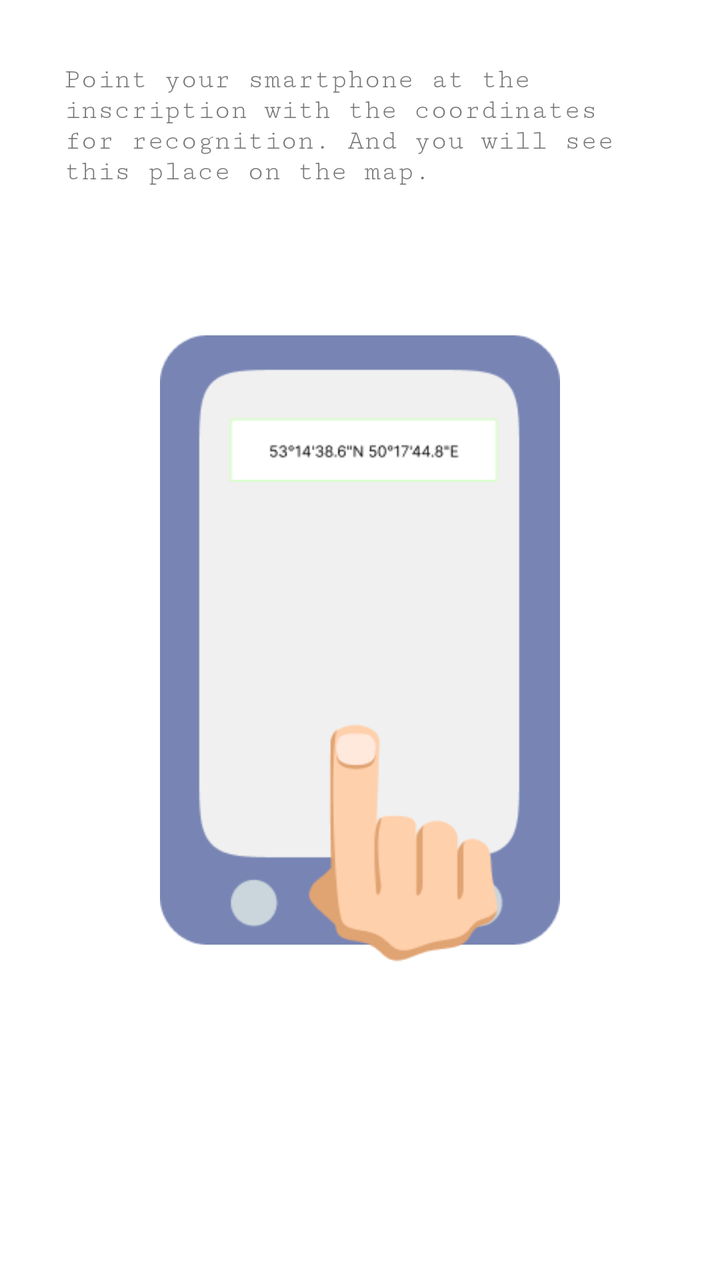
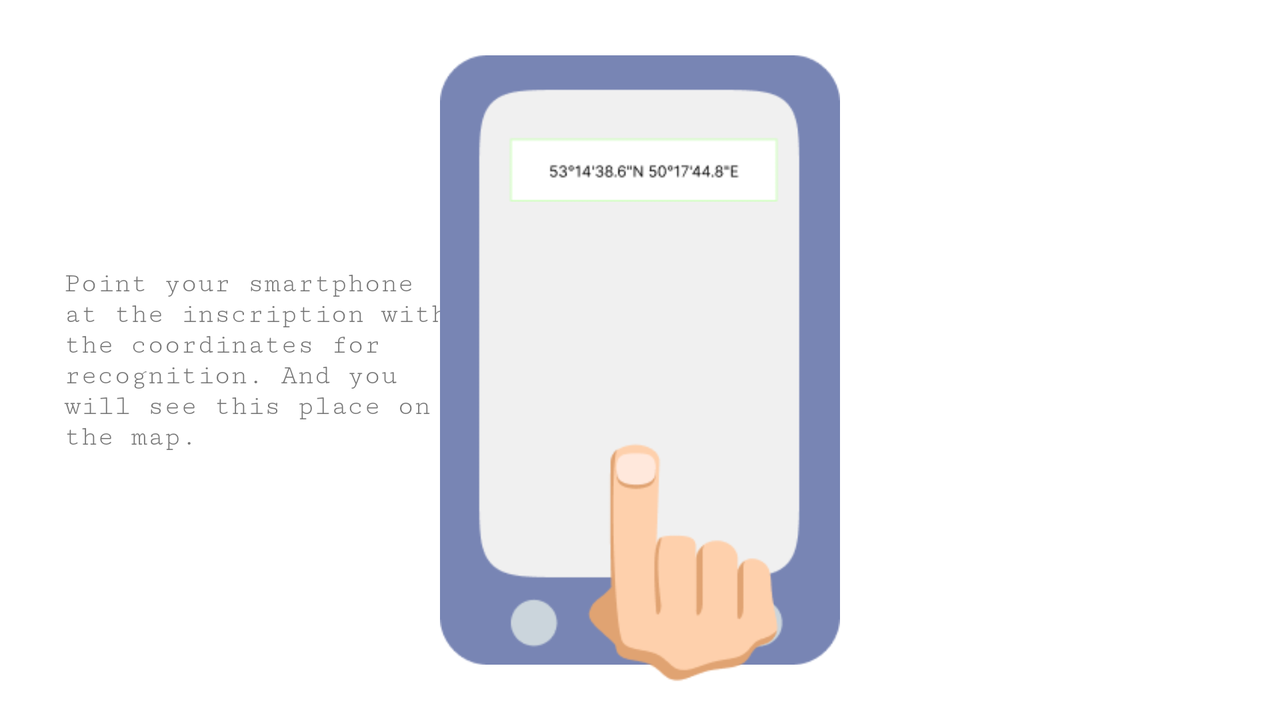

Compare how this app lays out the same screen by default and in its alternative resource folder. The renders come first, then the two layout files and the values they reference.
<!-- AndroidManifest.xml: application theme Theme.WhereIsIt -->
<!-- res/layout/activity_start.xml -->
<?xml version="1.0" encoding="utf-8"?>
<androidx.constraintlayout.widget.ConstraintLayout xmlns:android="http://schemas.android.com/apk/res/android"
    xmlns:app="http://schemas.android.com/apk/res-auto"
    xmlns:tools="http://schemas.android.com/tools"
    android:layout_width="match_parent"
    android:layout_height="match_parent"
    tools:context=".StartActivity">

    <TextView
        android:layout_width="0dp"
        android:layout_height="wrap_content"
        android:layout_marginStart="32dp"
        android:layout_marginTop="32dp"
        android:layout_marginEnd="32dp"
        android:fontFamily="serif-monospace"
        android:text="@string/description"
        app:layout_constraintEnd_toEndOf="parent"
        app:layout_constraintStart_toStartOf="parent"
        app:layout_constraintTop_toTopOf="parent" />

    <ImageView
        android:id="@+id/screen_image"
        android:layout_width="200dp"
        android:layout_height="wrap_content"
        android:src="@drawable/frame_anim"
        app:layout_constraintBottom_toBottomOf="parent"
        app:layout_constraintEnd_toEndOf="parent"
        app:layout_constraintStart_toStartOf="parent"
        app:layout_constraintTop_toTopOf="parent" />

    <ImageView
        android:id="@+id/screen_phone_image"
        android:layout_width="200dp"
        android:layout_height="wrap_content"
        android:src="@drawable/screen_phone"
        app:layout_constraintBottom_toBottomOf="parent"
        app:layout_constraintEnd_toEndOf="parent"
        app:layout_constraintStart_toStartOf="parent"
        app:layout_constraintTop_toTopOf="parent" />


    <ImageView
        android:id="@+id/phone_image"
        android:layout_width="200dp"
        android:layout_height="wrap_content"
        android:src="@drawable/phone"
        app:layout_constraintBottom_toBottomOf="parent"
        app:layout_constraintEnd_toEndOf="parent"
        app:layout_constraintStart_toStartOf="parent"
        app:layout_constraintTop_toTopOf="parent" />

    <ImageView
        android:id="@+id/finder_image"
        android:layout_width="200dp"
        android:layout_height="wrap_content"
        android:src="@drawable/finder_image"
        app:layout_constraintBottom_toBottomOf="parent"
        app:layout_constraintEnd_toEndOf="parent"
        app:layout_constraintStart_toStartOf="parent"
        app:layout_constraintTop_toTopOf="parent" />

    <Button
        android:id="@+id/start_button"
        android:layout_width="wrap_content"
        android:layout_height="wrap_content"
        android:layout_marginBottom="32dp"
        android:text="@string/start"
        android:fontFamily="serif-monospace"
        android:visibility="invisible"
        app:layout_constraintBottom_toBottomOf="parent"
        app:layout_constraintEnd_toEndOf="parent"
        app:layout_constraintHorizontal_bias="0.498"
        app:layout_constraintStart_toStartOf="parent" />


</androidx.constraintlayout.widget.ConstraintLayout>
<!-- resources referenced by this layout -->
<resources>
  <!-- drawable finder_image: png bitmap (drawable, 4898 bytes) -->
  <!-- drawable frame_anim (drawable) -->
  <?xml version="1.0" encoding="utf-8"?>
  <animation-list xmlns:android="http://schemas.android.com/apk/res/android">
      <item
          android:drawable="@drawable/coordinates_text"
          android:duration="2000" />
      <item
          android:drawable="@drawable/recogniz_text"
          android:duration="2000" />
      <item
          android:drawable="@drawable/map_phone"
          android:duration="10000" />
  </animation-list>
  <!-- drawable phone: png bitmap (drawable, 5148 bytes) -->
  <!-- drawable screen_phone: png bitmap (drawable, 3020 bytes) -->
  <string name="description">Point your smartphone at the inscription with the coordinates for recognition. And you will see this place on the map.</string>
  <string name="start">START</string>
  <style name="Theme.WhereIsIt" parent="Theme.MaterialComponents.DayNight.DarkActionBar">
          
          <item name="colorPrimary">@color/purple_500</item>
          <item name="colorPrimaryVariant">@color/purple_700</item>
          <item name="colorOnPrimary">@color/white</item>
          
          <item name="colorSecondary">@color/teal_200</item>
          <item name="colorSecondaryVariant">@color/teal_700</item>
          <item name="colorOnSecondary">@color/black</item>
          
          <item name="android:statusBarColor" tools:targetApi="l">?attr/colorPrimaryVariant</item>
          
      </style>
  <!-- drawable coordinates_text: png bitmap (drawable, 1553 bytes) -->
  <!-- drawable recogniz_text: png bitmap (drawable, 3657 bytes) -->
  <!-- drawable map_phone: png bitmap (drawable, 72862 bytes) -->
  <color name="purple_500">#4CAF50</color>
  <color name="purple_700">#009688</color>
  <color name="white">#FFFFFFFF</color>
  <color name="teal_200">#FF03DAC5</color>
  <color name="teal_700">#FF018786</color>
  <color name="black">#FF000000</color>
</resources>
<!-- res/layout-land/activity_start.xml (the repository's variant of the layout above) -->
<!-- drawn on the phone turned sideways -->
<?xml version="1.0" encoding="utf-8"?>
<androidx.constraintlayout.widget.ConstraintLayout xmlns:android="http://schemas.android.com/apk/res/android"
    xmlns:app="http://schemas.android.com/apk/res-auto"
    xmlns:tools="http://schemas.android.com/tools"
    android:layout_width="match_parent"
    android:layout_height="match_parent"
    tools:context=".StartActivity">

    <TextView
        android:id="@+id/textView"
        android:layout_width="200dp"
        android:layout_height="wrap_content"
        android:layout_marginStart="32dp"
        android:fontFamily="serif-monospace"
        android:text="@string/description"
        app:layout_constraintBottom_toBottomOf="parent"
        app:layout_constraintStart_toStartOf="parent"
        app:layout_constraintTop_toTopOf="parent" />

    <ImageView
        android:id="@+id/screen_image"
        android:layout_width="200dp"
        android:layout_height="wrap_content"
        android:src="@drawable/frame_anim"
        app:layout_constraintBottom_toBottomOf="parent"
        app:layout_constraintEnd_toEndOf="parent"
        app:layout_constraintStart_toStartOf="parent"
        app:layout_constraintTop_toTopOf="parent" />

    <ImageView
        android:id="@+id/screen_phone_image"
        android:layout_width="200dp"
        android:layout_height="wrap_content"
        android:src="@drawable/screen_phone"
        app:layout_constraintBottom_toBottomOf="parent"
        app:layout_constraintEnd_toEndOf="parent"
        app:layout_constraintStart_toStartOf="parent"
        app:layout_constraintTop_toTopOf="parent" />


    <ImageView
        android:id="@+id/phone_image"
        android:layout_width="200dp"
        android:layout_height="wrap_content"
        android:src="@drawable/phone"
        app:layout_constraintBottom_toBottomOf="parent"
        app:layout_constraintEnd_toEndOf="parent"
        app:layout_constraintStart_toStartOf="parent"
        app:layout_constraintTop_toTopOf="parent" />

    <ImageView
        android:id="@+id/finder_image"
        android:layout_width="200dp"
        android:layout_height="wrap_content"
        android:src="@drawable/finder_image"
        app:layout_constraintBottom_toBottomOf="parent"
        app:layout_constraintEnd_toEndOf="parent"
        app:layout_constraintStart_toStartOf="parent"
        app:layout_constraintTop_toTopOf="parent" />

    <Button
        android:id="@+id/start_button"
        android:layout_width="wrap_content"
        android:layout_height="wrap_content"
        android:layout_marginEnd="64dp"
        android:fontFamily="serif-monospace"
        android:text="@string/start"
        android:visibility="invisible"
        app:layout_constraintBottom_toBottomOf="parent"
        app:layout_constraintEnd_toEndOf="parent"
        app:layout_constraintTop_toTopOf="parent" />


</androidx.constraintlayout.widget.ConstraintLayout>
